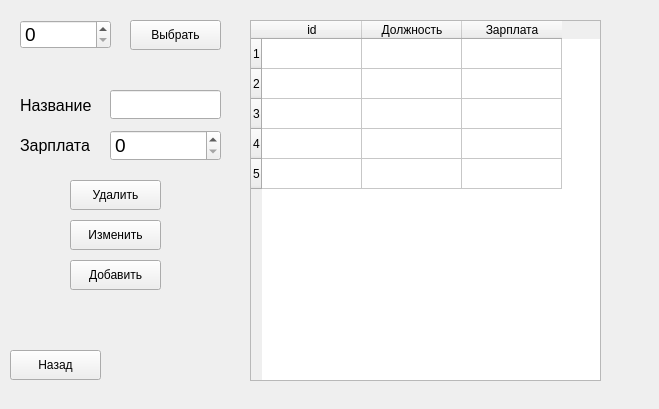
<?xml version="1.0" encoding="UTF-8"?>
<ui version="4.0">
 <class>Posts</class>
 <widget class="QWidget" name="Posts">
  <property name="geometry">
   <rect>
    <x>0</x>
    <y>0</y>
    <width>659</width>
    <height>409</height>
   </rect>
  </property>
  <property name="windowTitle">
   <string>Form</string>
  </property>
  <widget class="QLineEdit" name="t_name">
   <property name="geometry">
    <rect>
     <x>110</x>
     <y>90</y>
     <width>111</width>
     <height>29</height>
    </rect>
   </property>
   <property name="font">
    <font>
     <pointsize>14</pointsize>
    </font>
   </property>
  </widget>
  <widget class="QLabel" name="label_5">
   <property name="geometry">
    <rect>
     <x>20</x>
     <y>130</y>
     <width>91</width>
     <height>30</height>
    </rect>
   </property>
   <property name="font">
    <font>
     <pointsize>12</pointsize>
    </font>
   </property>
   <property name="text">
    <string>Зарплата</string>
   </property>
  </widget>
  <widget class="QPushButton" name="b_kill">
   <property name="geometry">
    <rect>
     <x>70</x>
     <y>180</y>
     <width>91</width>
     <height>30</height>
    </rect>
   </property>
   <property name="text">
    <string>Удалить</string>
   </property>
  </widget>
  <widget class="QLabel" name="label_3">
   <property name="geometry">
    <rect>
     <x>20</x>
     <y>90</y>
     <width>81</width>
     <height>30</height>
    </rect>
   </property>
   <property name="font">
    <font>
     <pointsize>12</pointsize>
    </font>
   </property>
   <property name="text">
    <string>Название</string>
   </property>
  </widget>
  <widget class="QSpinBox" name="t_select">
   <property name="geometry">
    <rect>
     <x>20</x>
     <y>20</y>
     <width>91</width>
     <height>29</height>
    </rect>
   </property>
   <property name="font">
    <font>
     <pointsize>14</pointsize>
    </font>
   </property>
   <property name="maximum">
    <number>1000000</number>
   </property>
  </widget>
  <widget class="QPushButton" name="b_change">
   <property name="geometry">
    <rect>
     <x>70</x>
     <y>220</y>
     <width>91</width>
     <height>30</height>
    </rect>
   </property>
   <property name="text">
    <string>Изменить</string>
   </property>
  </widget>
  <widget class="QPushButton" name="b_select">
   <property name="geometry">
    <rect>
     <x>130</x>
     <y>20</y>
     <width>91</width>
     <height>30</height>
    </rect>
   </property>
   <property name="text">
    <string>Выбрать</string>
   </property>
  </widget>
  <widget class="QPushButton" name="b_add">
   <property name="geometry">
    <rect>
     <x>70</x>
     <y>260</y>
     <width>91</width>
     <height>30</height>
    </rect>
   </property>
   <property name="text">
    <string>Добавить</string>
   </property>
  </widget>
  <widget class="QTableWidget" name="db">
   <property name="geometry">
    <rect>
     <x>250</x>
     <y>20</y>
     <width>351</width>
     <height>361</height>
    </rect>
   </property>
   <property name="rowCount">
    <number>5</number>
   </property>
   <property name="columnCount">
    <number>3</number>
   </property>
   <row/>
   <row/>
   <row/>
   <row/>
   <row/>
   <column>
    <property name="text">
     <string>id</string>
    </property>
   </column>
   <column>
    <property name="text">
     <string>Должность</string>
    </property>
   </column>
   <column>
    <property name="text">
     <string>Зарплата</string>
    </property>
   </column>
  </widget>
  <widget class="QDoubleSpinBox" name="t_salary">
   <property name="geometry">
    <rect>
     <x>110</x>
     <y>130</y>
     <width>111</width>
     <height>31</height>
    </rect>
   </property>
   <property name="font">
    <font>
     <pointsize>14</pointsize>
    </font>
   </property>
   <property name="decimals">
    <number>0</number>
   </property>
   <property name="maximum">
    <double>1000001.000000000000000</double>
   </property>
  </widget>
  <widget class="QPushButton" name="b_back">
   <property name="geometry">
    <rect>
     <x>10</x>
     <y>350</y>
     <width>91</width>
     <height>30</height>
    </rect>
   </property>
   <property name="text">
    <string>Назад</string>
   </property>
  </widget>
 </widget>
 <resources/>
 <connections/>
</ui>
